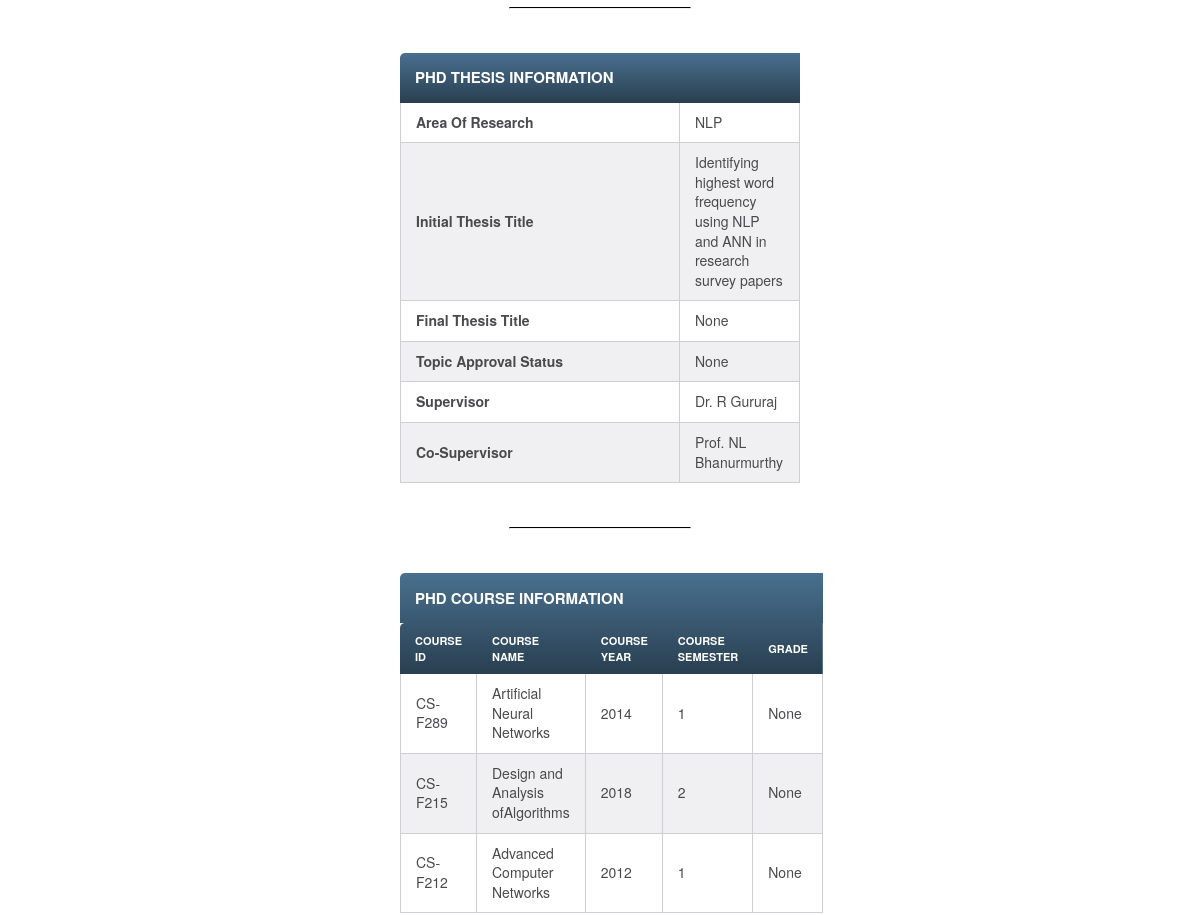
The app's page /phd/phd_scholar_profile/2015PHXF0051H/ (middle part), older data.
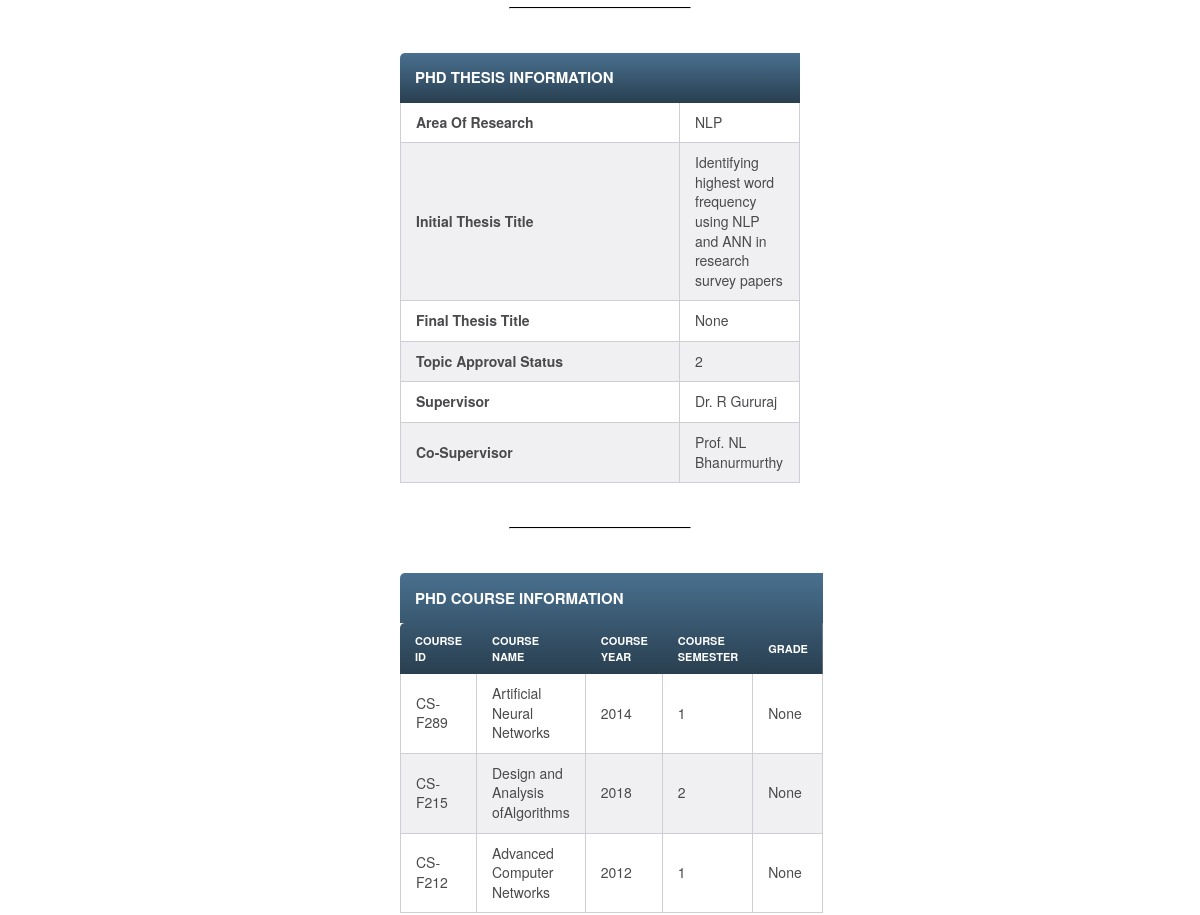
The same page, newer data.
### phd_info_mgmt_system/models.py (models this page shows, shortened)
class PhDThesis(models.Model):
  thesis_id = models.AutoField(primary_key=True)
  id_number = models.ForeignKey(PhDScholar, on_delete=models.CASCADE,
                                db_column='id_number')
  draft_submission_date = models.DateField("Draft Submission Date",
                                           null=True, blank=True)
  pre_submission_date = models.DateField("Pre Submission Date",
                                         null=True, blank=True)
  final_submission_date = models.DateField("Final Submission Date",
                                           null=True, blank=True)
  viva_date = models.DateField("Viva Date", null=True, blank=True)
  qualifying_date = models.DateField("Qualifying Date",
                                     null=True, blank=True)
  phd_awarded_date = models.DateField("PhD Awarded Date",
                                      null=True, blank=True)
  topic_approval_status = models.CharField(max_length=3,
                                           null=True, blank=True)
  research_area = models.CharField(max_length=60, null=True, blank=True)
  initial_thesis_title = models.CharField(max_length=120,
                                          null=True, blank=True)
  final_thesis_title = models.CharField(max_length=120,
                                        null=True, blank=True)
  examiner1 = models.CharField(max_length=60, null=True, blank=True)
  examiner2 = models.CharField(max_length=60, null=True, blank=True)
  supervisor = models.CharField(max_length=60, null=True, blank=True)
  dac1 = models.CharField(max_length=60, null=True, blank=True)
  dac2 = models.CharField(max_length=60, null=True, blank=True)
  cosupervisor = models.CharField(max_length=60, null=True, blank=True)
  class Meta:
    db_table = "phd_thesis"
    verbose_name = "PhD Thesis"
    verbose_name_plural = "PhD Thesis"

### phd_info_mgmt_system/views.py (the view)
def render_phd_scholar_profile(request, student_id):
  def render_profile(id_number):
    context_dict = dict()
    phd_scholar_obj = PhDScholar.objects.filter(id_number=id_number)[0]
    context_dict["phd_scholar"] = phd_scholar_obj
    phd_thesis_list = PhDThesis.objects.filter(id_number=phd_scholar_obj)
    if len(phd_thesis_list) > 0:
      context_dict["phd_thesis"] = phd_thesis_list[0]
    phd_scholar_courses = PhDScholarCourses.objects.filter(id_number=phd_scholar_obj)
    if len(phd_scholar_courses) > 0:
      context_dict["phd_courses"] = phd_scholar_courses
    phd_qualifying_exam_list = ScholarQualifyingExam.objects.filter(id_number=phd_scholar_obj)
    if len(phd_qualifying_exam_list) > 0:
      context_dict["phd_qualifying_exam"] = phd_qualifying_exam_list[0]
    return context_dict
  context = RequestContext(request)
  if request.method == "POST":
    id_number = request.POST.get("id_number")
    context_dict = render_profile(id_number)
    return render_to_response('phd_info_mgmt_system/phd_scholar_profile.html',
                              context_dict, context)
  else:
    id_number = student_id
    context_dict = render_profile(id_number)
    return render_to_response('phd_info_mgmt_system/phd_scholar_profile.html',
                              context_dict, context)

### templates/phd_info_mgmt_system/phd_scholar_profile.html (shortened to what this page needs)
<!DOCTYPE html>
{% load static %}
<html lang="en">
<head>
    <link rel="stylesheet" href="https://formden.com/static/cdn/font-awesome/4.4.0/css/font-awesome.min.css" />
    <link rel="stylesheet" href="https://maxcdn.bootstrapcdn.com/bootstrap/4.0.0-beta.3/css/bootstrap.min.css">
    <link rel="stylesheet" href="{% static 'css/style.css' %}" />
</head>
<body>
    <div class="horizontal-rule"><hr></div>
    <div class="table-div">
        <table>
      <thead>
        <tr>
          <th scope="col" colspan="2">PhD Thesis Information</th>
        </tr>
      </thead>
      {% if phd_thesis %}
          <tbody>
            <tr>
              <td>
                <strong class="attribute">Area Of Research</strong>
              </td>
              <td class="value">{{ phd_thesis.research_area }}</td>
            </tr>
            <tr>
              <td>
                <strong class="attribute">Initial Thesis Title</strong>
              </td>
              <td class="value">{{ phd_thesis.initial_thesis_title }}</td>
            </tr>
            <tr>
              <td>
                <strong class="attribute">Final Thesis Title</strong>
              </td>
              <td class="value">{{ phd_thesis.final_thesis_title }}</td>
            </tr>
            <tr>
              <td>
                <strong class="attribute">Topic Approval Status</strong>
              </td>
              <td class="value">{{ phd_thesis.topic_approval_status }}</td>
            </tr>
            <tr>
              <td>
                <strong class="attribute">Supervisor</strong>
              </td>
              <td class="value">{{ phd_thesis.supervisor }}</td>
            </tr>
            <tr>
              <td>
                <strong class="attribute">Co-Supervisor</strong>
              </td>
              {% if phd_thesis.cosupervisor == None %}
                <td></td>
              {% else %}
                <td class="value">{{ phd_thesis.cosupervisor }}</td>
              {% endif %}
            </tr>
            </tbody>
        {% else %}
        <tr>
            <td class="value" colspan="2">No Thesis Information Available.</td>
        </tr>
        {% endif %}
    </table>
    </div>
    <div class="horizontal-rule"><hr></div>
    <div class="table-div">
        <table>
      <thead>
        <tr>
          <th scope="col" colspan="5">PhD Course Information</th>
        </tr>
        <tr>
            <th class="course-heading">Course ID</th>
            <th class="course-heading">Course Name</th>
            <th class="course-heading">Course Year</th>
            <th class="course-heading">Course Semester</th>
            <th class="course-heading">Grade</th>
        </tr>
      </thead>
      {% if phd_courses %}
          <tbody>
          {% for course in phd_courses %}
            <tr>
              <td class="value">
                {{ course.course_id_id }}
              </td>
              <td class="value">{{ course.course_id.course_name }}</td>
              <td class="value">{{ course.course_year }}</td>
              <td class="value">{{ course.semester }}</td>
              <td class="value">{{ course.grade }}</td>
            </tr>
          {% endfor %}
            </tbody>
        {% else %}
        <tr>
            <td class="value" colspan="5">No Courses Enrolled.</td>
        </tr>
        {% endif %}
    </table>
    </div>
</body>
</html>

Row changes from the older to the newer data that the page shows:
changed PhDThesis "NLP": topic_approval_status "None" → "2"
